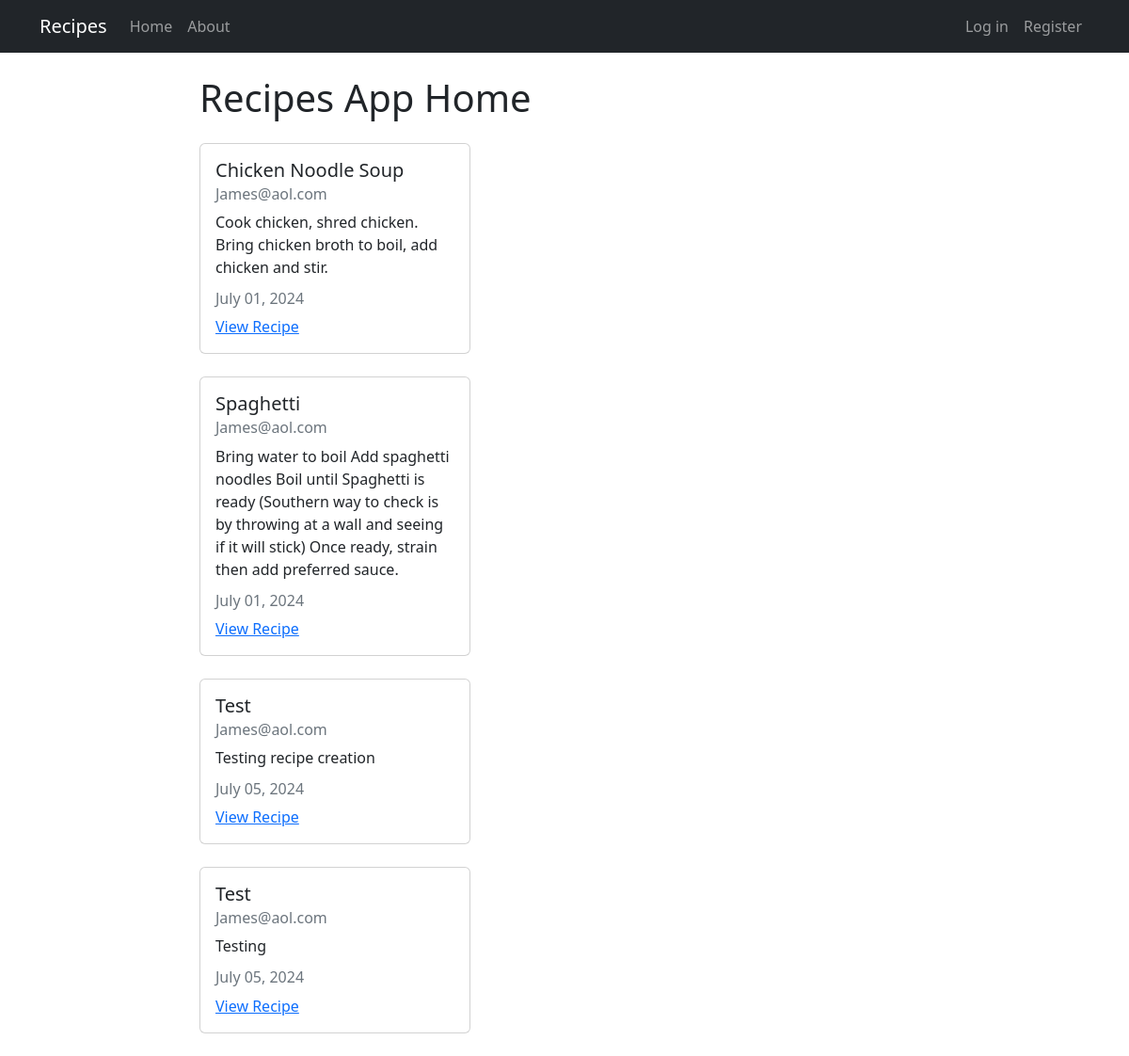
The app's page /, older data.
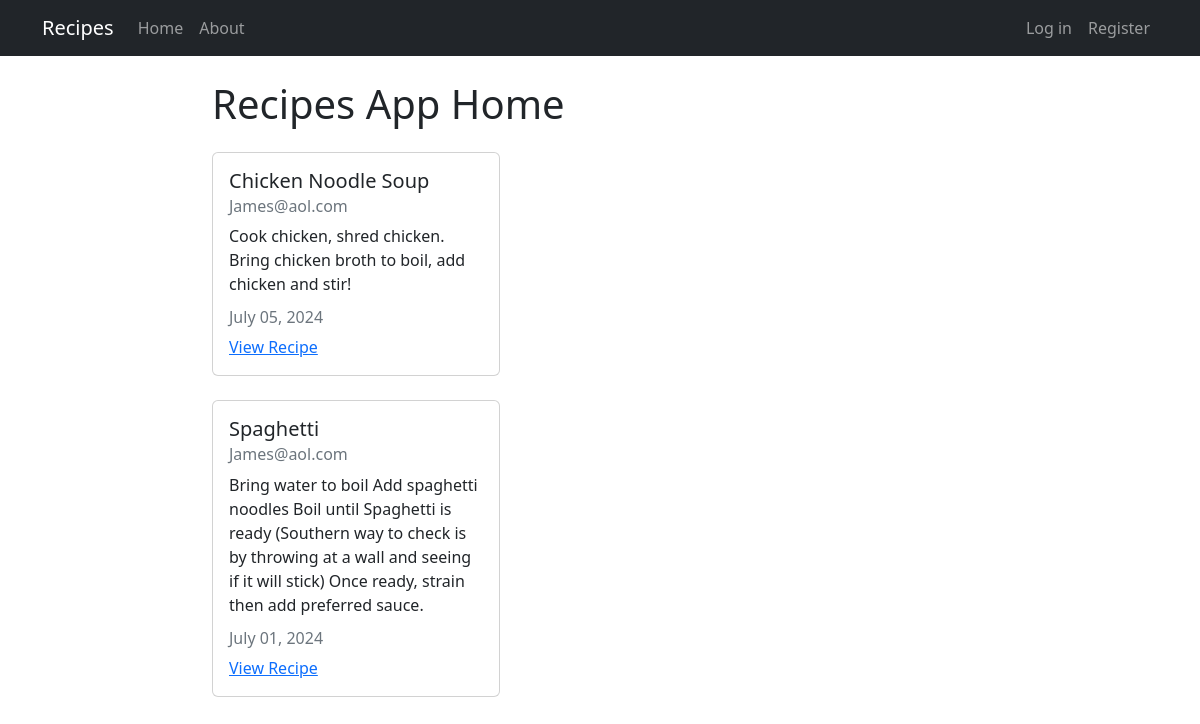
The same page, newer data.
### recipes/models.py (models this page shows, shortened)
class Recipe(models.Model):
    title = models.CharField(max_length=100)
    description = models.TextField()
    author = models.ForeignKey(User, on_delete=models.CASCADE)
    created_at = models.DateTimeField(auto_now_add=True)
    updated_at = models.DateTimeField(auto_now=True)

### recipes/views.py (the view)
# urls.py: path("", views.RecipesViewList.as_view(), name="recipes-home"),
class RecipesViewList(ListView):
    model = models.Recipe
    template_name = 'recipes/home.html'
    context_object_name = 'recipes'

### recipes/templates/recipes/home.html
{% extends 'recipes/base.html' %}
    {% block content %}
    <h1>Recipes App Home</h1>
    {% for recipe in recipes %}
    <div class="card my-4" style="width: 18rem;">
        <div class="card-body">
            <h5 class="card-title">{{recipe.title}}</h5>
            <h6 class="card-subtitle mb-2 text-muted">{{recipe.author}}</h6>
            <p class="card-text">{{recipe.description}}</p>
            <h6 class="card-subtitle mb-2 text-muted">{{recipe.updated_at| date:"F d, Y"}}</h6>
            <a href="recipe/{{recipe.id}}" class="card-link">View Recipe</a>
        </div>
    </div>
    {% endfor %}
    {% endblock content%}

Row changes from the older to the newer data that the page shows:
removed Recipe: title "Test", author "James@aol.com", description "Testing recipe creation", updated_at "July 05, 2024"
removed Recipe: title "Test", author "James@aol.com", description "Testing", updated_at "July 05, 2024"
changed Recipe "Chicken Noodle Soup": description "Cook chicken, shred chicken. Bring chicken broth to boil, add chicken and stir." → "Cook chicken, shred chicken. Bring chicken broth to boil, add chicken and stir!"; updated_at "July 01, 2024" → "July 05, 2024"
